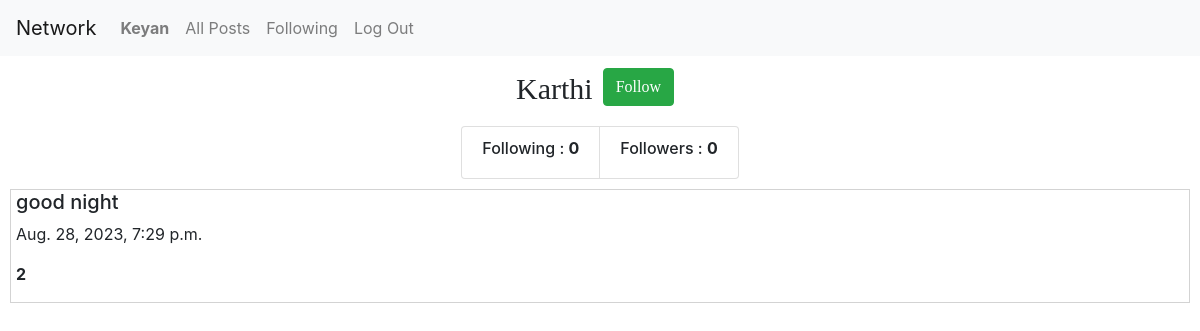
The app's page /profile/2 (signed in) with its own data.
### network/models.py (models this page shows, shortened)
class User(AbstractUser):
    pass

class Post(models.Model):
    creater = models.ForeignKey(User, related_name='my_name', on_delete=models.CASCADE)
    content = models.CharField(max_length=255)
    liked = models.ManyToManyField(User, related_name='liked_users_or_post' ,blank=True, null=True)
    time = models.DateTimeField(auto_now_add=True)

### network/views.py (the view)
# urls.py: path("profile/<id>", views.profile, name="profile"),
def profile(request, id):
    u = User.objects.get(pk = id)
    user = request.user
    same = u == user
    all_posts = Post.objects.filter(creater = u).order_by('time').reverse()
    p = Paginator(all_posts, 10)
    page_no = request.GET.get('page')
    posts = p.get_page(page_no)
    fowings = Follow.objects.filter(following = id)
    fowers = Follow.objects.filter(me = id)
    if Follow.objects.filter(following = u, me = user):
        s = True
    else:
        s = False
    return render(request, "network/profile.html", {
            "posts": posts,
            "usr" : u,
            'fg' : fowings,
            'fr' : fowers,
            'u' : same,
            's' : s
        })

### network/templates/network/profile.html (shortened to what this page needs)
{% extends "network/layout.html" %}
{% block body %}
<div class='user_name'>{{usr}}
{% if u == False and s == False %}
<form action='{% url 'follow' usr.id %}' method='post'>
    <div id='follow'>
        <button class='btn btn-success'>Follow</button>
    </div>
</form>
{% endif %}
</div>
<div id='foll'>
    <ul class="list-group list-group-horizontal">
        <li class="list-group-item"><h6>Following : <b>{{fr.count}}</b><h6></li>
        <li class="list-group-item"><h6>Followers : <b>{{fg.count}}</b><h6></li>
      </ul>
</div>
{% for post in posts %}
<div class="posts">
<h5 id='content_{{post.id}}'>{{post.content}}</h5>
<p>{{post.time}}</p>
<p><b>{{post.liked.count}}</b></p>
</div>
</div>
{% endfor %}
{% endblock %}

### network/templates/network/layout.html (shortened to what this page needs)
{% load static %}
<!DOCTYPE html>
<html lang="en">
    <head>
        <link rel="stylesheet" href="https://stackpath.bootstrapcdn.com/bootstrap/4.4.1/css/bootstrap.min.css">
        <link href="{% static 'network/styles.css' %}" rel="stylesheet">
        <link rel="stylesheet" href="https://cdnjs.cloudflare.com/ajax/libs/font-awesome/4.7.0/css/font-awesome.min.css">
    </head>
    <body>
        <nav class="navbar navbar-expand-lg navbar-light bg-light">
            <a class="navbar-brand" href="#">Network</a>
            <div>
              <ul class="navbar-nav mr-auto">
                {% if user.is_authenticated %}
                    <li class="nav-item">
                        <a class="nav-link" href="{% url 'profile' user.id %}"><strong>{{ user.username }}</strong></a>
                    </li>
                {% endif %}
                <li class="nav-item">
                  <a class="nav-link" href="{% url 'index' %}">All Posts</a>
                </li>
                {% if user.is_authenticated %}
                    <li class="nav-item">
                        <a class="nav-link" href="{% url 'following' %}">Following</a>
                    </li>
                    <li class="nav-item">
                        <a class="nav-link" href="{% url 'logout' %}">Log Out</a>
                    </li>
                {% endif %}
              </ul>
            </div>
          </nav>
        <div class="body">
            {% block body %}
            {% endblock %}
    </body>
</html>

### network/static/network/styles.css (style rules this page uses)
.btn { margin: 0 10px 10px; }
.posts { display : flex; flex-direction: column; padding : 0px 5px; border : 1px solid lightgray; margin : 10px; }
.user_name { display : flex; justify-content: center; flex-direction: row; margin: 10px; font-family: initial; font-size: 30px; }
#foll { display : flex; flex-direction: row; justify-content: center; }

### records on screen
User: username "Keyan"
User: username "Karthi"
Post: content "good night", time "Aug. 28, 2023, 7:29 p.m.", liked.count "2"

### other values on screen
{{ fr.count }} "0"
{{ fg.count }} "0"
